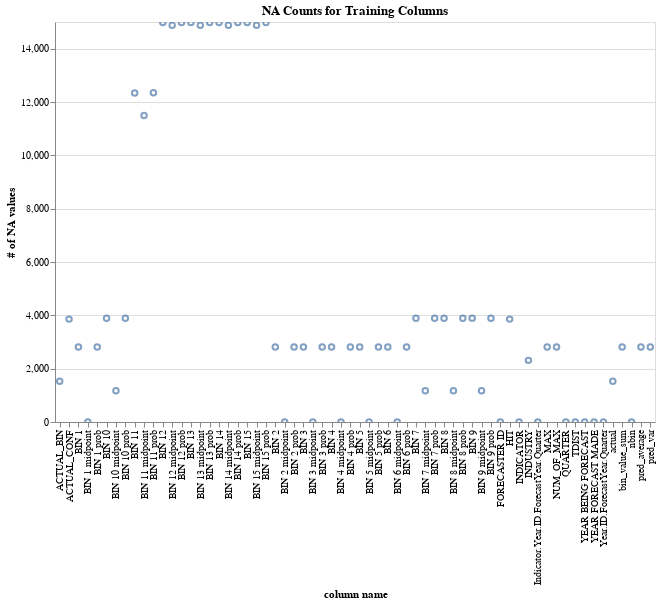

Source (notebook cell):
### Code cell
nas = train.isna().sum().reset_index().rename(columns={0:"# NA Values"})
alt.Chart(nas,title="NA Counts for Training Columns").mark_point().encode(
alt.X('index', title='column name'),
alt.Y('# NA Values', title='# of NA values',scale=alt.Scale(domain=(0, 15000))),
tooltip=["index", "# NA Values"]
).properties(
    width=600,
    height=400
).interactive()

### Figure 1 — Vega-Lite specification as saved in the notebook (floating-point values rounded to 4 significant figures)
{"config": {"view": {"continuousWidth": 400, "continuousHeight": 300}}, "data": {"name": "data-9ee0045b3f46279ad709c77694572502"}, "mark": "point", "encoding": {"tooltip": [{"type": "nominal", "field": "index"}, {"type": "quantitative", "field": "# NA Values"}], "x": {"type": "nominal", "field": "index", "title": "column name"}, "y": {"type": "quantitative", "field": "# NA Values", "scale": {"domain": [0, 15000]}, "title": "# of NA values"}}, "height": 400, "selection": {"selector015": {"type": "interval", "bind": "scales", "encodings": ["x", "y"]}}, "title": "NA Counts for Training Columns", "width": 600, "$schema": "https://vega.github.io/schema/vega-lite/v4.8.1.json", "datasets": {"data-9ee0045b3f46279ad709c77694572502": [{"index": "YEAR FORECAST MADE", "# NA Values": 0}, {"index": "QUARTER", "# NA Values": 0}, {"index": "YEAR BEING FORECAST", "# NA Values": 0}, {"index": "INDICATOR", "# NA Values": 0}, {"index": "FORECASTER ID", "# NA Values": 0}, {"index": "INDUSTRY", "# NA Values": 2311}, {"index": "Year.ID.ForecastYear.Quarter", "# NA Values": 0}, {"index": "Indicator.Year.ID.ForecastYear.Quarter", "# NA Values": 0}, {"index": "BIN 1", "# NA Values": 2814}, {"index": "BIN 2", "# NA Values": 2814}, {"index": "BIN 3", "# NA Values": 2814}, {"index": "BIN 4", "# NA Values": 2814}, {"index": "BIN 5", "# NA Values": 2814}, {"index": "BIN 6", "# NA Values": 2814}, {"index": "BIN 7", "# NA Values": 3894}, {"index": "BIN 8", "# NA Values": 3894}, {"index": "BIN 9", "# NA Values": 3895}, {"index": "BIN 10", "# NA Values": 3894}, {"index": "BIN 11", "# NA Values": 12341}, {"index": "BIN 12", "# NA Values": 14981}, {"index": "BIN 13", "# NA Values": 14981}, {"index": "BIN 14", "# NA Values": 14981}, {"index": "BIN 15", "# NA Values": 14981}, {"index": "BIN 1 prob", "# NA Values": 2814}, {"index": "BIN 2 prob", "# NA Values": 2814}, {"index": "BIN 3 prob", "# NA Values": 2814}, {"index": "BIN 4 prob", "# NA Values": 2814}, {"index": "BIN 5 prob", "# NA Values": 2814}, {"index": "BIN 6 prob", "# NA Values": 2814}, {"index": "BIN 7 prob", "# NA Values": 3894}, {"index": "BIN 8 prob", "# NA Values": 3894}, {"index": "BIN 9 prob", "# NA Values": 3894}, {"index": "BIN 10 prob", "# NA Values": 3894}, {"index": "BIN 11 prob", "# NA Values": 12345}, {"index": "BIN 12 prob", "# NA Values": 14981}, {"index": "BIN 13 prob", "# NA Values": 14981}, {"index": "BIN 14 prob", "# NA Values": 14981}, {"index": "BIN 15 prob", "# NA Values": 14981}, {"index": "BIN 1 midpoint", "# NA Values": 0}, {"index": "BIN 2 midpoint", "# NA Values": 0}, {"index": "BIN 3 midpoint", "# NA Values": 0}, {"index": "BIN 4 midpoint", "# NA Values": 0}, {"index": "BIN 5 midpoint", "# NA Values": 0}, {"index": "BIN 6 midpoint", "# NA Values": 0}, {"index": "BIN 7 midpoint", "# NA Values": 1168}, {"index": "BIN 8 midpoint", "# NA Values": 1168}, {"index": "BIN 9 midpoint", "# NA Values": 1168}, {"index": "BIN 10 midpoint", "# NA Values": 1168}, {"index": "BIN 11 midpoint", "# NA Values": 11494}, {"index": "BIN 12 midpoint", "# NA Values": 14874}, {"index": "BIN 13 midpoint", "# NA Values": 14874}, {"index": "BIN 14 midpoint", "# NA Values": 14874}, {"index": "BIN 15 midpoint", "# NA Values": 14874}, {"index": "nbin", "# NA Values": 0}, {"index": "bin_value_sum", "# NA Values": 2814}, {"index": "TDIST", "# NA Values": 0}, {"index": "actual", "# NA Values": 1532}, {"index": "ACTUAL_BIN", "# NA Values": 1532}, {"index": "MAX", "# NA Values": 2814}, {"index": "NUM_OF_MAX", "# NA Values": 2810}, {"index": "ACTUAL_CONF", "# NA Values": 3858}, {"index": "HIT", "# NA Values": 3858}, {"index": "pred_average", "# NA Values": 2814}, {"index": "pred_var", "# NA Values": 2814}]}}
